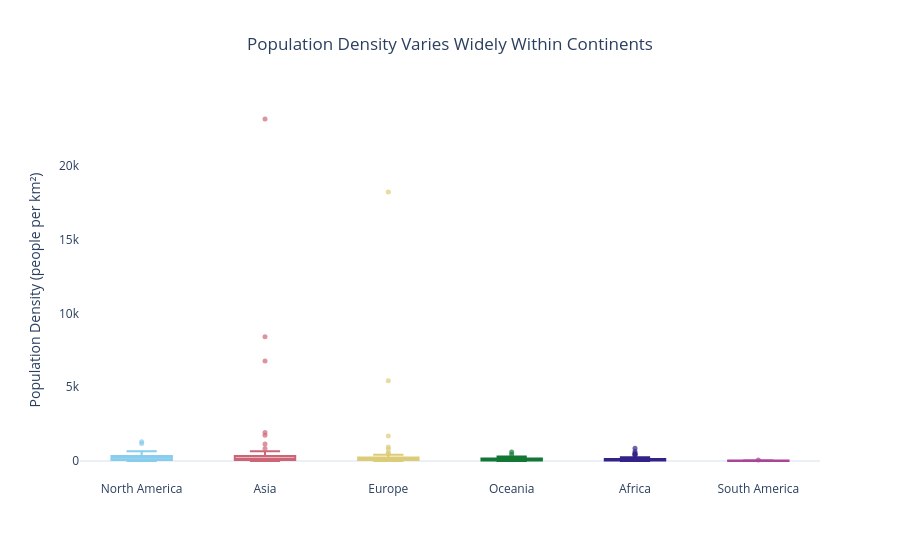

The cell this chart's notebook holds for it:
### Markdown cell above
**Justification:** 

I'm using a box plot because it represents the distribution and spread of population density across the six continents. It helps us to compare countries with different densities easily.

### Code cell
# Q4 - How crowded are the continents?

# Sort continents by median population density
continent_order = (
    df.groupby('Continent')['Density']
    .median()
    .sort_values(ascending=False)
    .index.tolist()
)

# Create box plot
fig = px.box(
    df,
    x='Continent',
    y='Density',
    color='Continent',
    category_orders={'Continent': continent_order},
    points='outliers',
    hover_name='Country',
    hover_data={
        'Density': ':.2f',
        'Country': True,
        'Continent': False
    },
    title='Population Density Varies Widely Within Continents',
    labels={
        'Continent': '',
        'Density': 'Population Density (people per km²)'
    },
    color_discrete_sequence=px.colors.qualitative.Safe
)

# Improve chart appearance
fig.update_layout(
    template='plotly_white',
    title_x=0.5,
    xaxis_showgrid=False,
    yaxis_showgrid=False,
    showlegend=False
)

fig.update_traces(
    marker=dict(size=5, opacity=0.7)
)

fig.show()

### Figure 1 — Plotly figure (JSON) as saved in the notebook; plotly's stock layout.template omitted (floating-point values rounded to 4 significant figures)
{"data": [{"alignmentgroup": "True", "boxpoints": "outliers", "customdata": [["Anguilla"], ["Antigua and Barbuda"], ["Aruba"], ["Bahamas"], ["Barbados"], ["Belize"], ["Bermuda"], ["British Virgin Islands"], ["Canada"], ["Cayman Islands"], ["Costa Rica"], ["Cuba"], ["Curacao"], ["Dominica"], ["Dominican Republic"], ["El Salvador"], ["Greenland"], ["Grenada"], ["Guadeloupe"], ["Guatemala"], ["Haiti"], ["Honduras"], ["Jamaica"], ["Martinique"], ["Mexico"], ["Montserrat"], ["Nicaragua"], ["Panama"], ["Puerto Rico"], ["Saint Barthelemy"], ["Saint Kitts and Nevis"], ["Saint Lucia"], ["Saint Martin"], ["Saint Pierre and Miquelon"], ["Saint Vincent and the Grenadines"], ["Sint Maarten"], ["Trinidad and Tobago"], ["Turks and Caicos Islands"], ["United States"], ["United States Virgin Islands"]], "hovertemplate": "<b>%{hovertext}</b><br><br>Population Density (people per km²)=%{y:.2f}<br>Country=%{customdata[0]}<extra></extra>", "hovertext": ["Anguilla", "Antigua and Barbuda", "Aruba", "Bahamas", "Barbados", "Belize", "Bermuda", "British Virgin Islands", "Canada", "Cayman Islands", "Costa Rica", "Cuba", "Curacao", "Dominica", "Dominican Republic", "El Salvador", "Greenland", "Grenada", "Guadeloupe", "Guatemala", "Haiti", "Honduras", "Jamaica", "Martinique", "Mexico", "Montserrat", "Nicaragua", "Panama", "Puerto Rico", "Saint Barthelemy", "Saint Kitts and Nevis", "Saint Lucia", "Saint Martin", "Saint Pierre and Miquelon", "Saint Vincent and the Grenadines", "Sint Maarten", "Trinidad and Tobago", "Turks and Caicos Islands", "United States", "United States Virgin Islands"], "legendgroup": "North America", "marker": {"color": "rgb(136, 204, 238)", "opacity": 0.7, "size": 5}, "name": "North America", "notched": false, "offsetgroup": "North America", "orientation": "v", "showlegend": true, "type": "box", "x": ["North America", "North America", "North America", "North America", "North America", "North America", "North America", "North America", "North America", "North America", "North America", "North America", "North America", "North America", "North America", "North America", "North America", "North America", "North America", "North America", "North America", "North America", "North America", "North America", "North America", "North America", "North America", "North America", "North America", "North America", "North America", "North America", "North America", "North America", "North America", "North America", "North America", "North America", "North America", "North America"], "x0": " ", "xaxis": "x", "y": [174.3, 212.1, 591.4, 29.4, 655.0, 17.65, 1189.0, 207.3, 3.851, 260.2, 101.4, 102.0, 430.5, 96.85, 230.7, 301.1, 0.0261, 364.6, 243.1, 163.9, 417.5, 92.74, 257.2, 325.8, 64.91, 43.04, 53.3, 58.46, 366.7, 522.2, 182.6, 292.0, 599.8, 24.22, 267.2, 1299.0, 298.4, 48.21, 36.09, 286.6], "y0": " ", "yaxis": "y"}, {"alignmentgroup": "True", "boxpoints": "outliers", "customdata": [["Afghanistan"], ["Armenia"], ["Azerbaijan"], ["Bahrain"], ["Bangladesh"], ["Bhutan"], ["Brunei"], ["Cambodia"], ["China"], ["Georgia"], ["Hong Kong"], ["India"], ["Indonesia"], ["Iran"], ["Iraq"], ["Israel"], ["Japan"], ["Jordan"], ["Kazakhstan"], ["Kuwait"], ["Kyrgyzstan"], ["Laos"], ["Lebanon"], ["Macau"], ["Malaysia"], ["Maldives"], ["Mongolia"], ["Myanmar"], ["Nepal"], ["North Korea"], ["Oman"], ["Pakistan"], ["Palestine"], ["Philippines"], ["Qatar"], ["Saudi Arabia"], ["Singapore"], ["South Korea"], ["Sri Lanka"], ["Syria"], ["Taiwan"], ["Tajikistan"], ["Thailand"], ["Timor-Leste"], ["Turkey"], ["Turkmenistan"], ["United Arab Emirates"], ["Uzbekistan"], ["Vietnam"], ["Yemen"]], "hovertemplate": "<b>%{hovertext}</b><br><br>Population Density (people per km²)=%{y:.2f}<br>Country=%{customdata[0]}<extra></extra>", "hovertext": ["Afghanistan", "Armenia", "Azerbaijan", "Bahrain", "Bangladesh", "Bhutan", "Brunei", "Cambodia", "China", "Georgia", "Hong Kong", "India", "Indonesia", "Iran", "Iraq", "Israel", "Japan", "Jordan", "Kazakhstan", "Kuwait", "Kyrgyzstan", "Laos", "Lebanon", "Macau", "Malaysia", "Maldives", "Mongolia", "Myanmar", "Nepal", "North Korea", "Oman", "Pakistan", "Palestine", "Philippines", "Qatar", "Saudi Arabia", "Singapore", "South Korea", "Sri Lanka", "Syria", "Taiwan", "Tajikistan", "Thailand", "Timor-Leste", "Turkey", "Turkmenistan", "United Arab Emirates", "Uzbekistan", "Vietnam", "Yemen"], "legendgroup": "Asia", "marker": {"color": "rgb(204, 102, 119)", "opacity": 0.7, "size": 5}, "name": "Asia", "notched": false, "offsetgroup": "Asia", "orientation": "v", "showlegend": true, "type": "box", "x": ["Asia", "Asia", "Asia", "Asia", "Asia", "Asia", "Asia", "Asia", "Asia", "Asia", "Asia", "Asia", "Asia", "Asia", "Asia", "Asia", "Asia", "Asia", "Asia", "Asia", "Asia", "Asia", "Asia", "Asia", "Asia", "Asia", "Asia", "Asia", "Asia", "Asia", "Asia", "Asia", "Asia", "Asia", "Asia", "Asia", "Asia", "Asia", "Asia", "Asia", "Asia", "Asia", "Asia", "Asia", "Asia", "Asia", "Asia", "Asia", "Asia", "Asia"], "x0": " ", "xaxis": "x", "y": [63.06, 93.48, 119.6, 1924.0, 1160.0, 20.38, 77.88, 92.62, 146.9, 53.72, 6783.0, 431.1, 144.7, 53.73, 101.5, 435.2, 328.0, 126.3, 7.119, 239.6, 33.16, 31.8, 525.2, 23170.0, 102.6, 1746.0, 2.173, 80.08, 207.6, 216.3, 14.79, 267.4, 844.1, 337.5, 232.6, 16.94, 8416.0, 517.1, 332.8, 119.5, 660.2, 69.55, 139.7, 90.18, 108.9, 13.18, 112.9, 77.4, 296.4, 63.82], "y0": " ", "yaxis": "y"}, {"alignmentgroup": "True", "boxpoints": "outliers", "customdata": [["Albania"], ["Andorra"], ["Austria"], ["Belarus"], ["Belgium"], ["Bosnia and Herzegovina"], ["Bulgaria"], ["Croatia"], ["Cyprus"], ["Czech Republic"], ["Denmark"], ["Estonia"], ["Faroe Islands"], ["Finland"], ["France"], ["Germany"], ["Gibraltar"], ["Greece"], ["Guernsey"], ["Hungary"], ["Iceland"], ["Ireland"], ["Isle of Man"], ["Italy"], ["Jersey"], ["Latvia"], ["Liechtenstein"], ["Lithuania"], ["Luxembourg"], ["Malta"], ["Moldova"], ["Monaco"], ["Montenegro"], ["Netherlands"], ["North Macedonia"], ["Norway"], ["Poland"], ["Portugal"], ["Romania"], ["Russia"], ["San Marino"], ["Serbia"], ["Slovakia"], ["Slovenia"], ["Spain"], ["Sweden"], ["Switzerland"], ["Ukraine"], ["United Kingdom"], ["Vatican City"]], "hovertemplate": "<b>%{hovertext}</b><br><br>Population Density (people per km²)=%{y:.2f}<br>Country=%{customdata[0]}<extra></extra>", "hovertext": ["Albania", "Andorra", "Austria", "Belarus", "Belgium", "Bosnia and Herzegovina", "Bulgaria", "Croatia", "Cyprus", "Czech Republic", "Denmark", "Estonia", "Faroe Islands", "Finland", "France", "Germany", "Gibraltar", "Greece", "Guernsey", "Hungary", "Iceland", "Ireland", "Isle of Man", "Italy", "Jersey", "Latvia", "Liechtenstein", "Lithuania", "Luxembourg", "Malta", "Moldova", "Monaco", "Montenegro", "Netherlands", "North Macedonia", "Norway", "Poland", "Portugal", "Romania", "Russia", "San Marino", "Serbia", "Slovakia", "Slovenia", "Spain", "Sweden", "Switzerland", "Ukraine", "United Kingdom", "Vatican City"], "legendgroup": "Europe", "marker": {"color": "rgb(221, 204, 119)", "opacity": 0.7, "size": 5}, "name": "Europe", "notched": false, "offsetgroup": "Europe", "orientation": "v", "showlegend": true, "type": "box", "x": ["Europe", "Europe", "Europe", "Europe", "Europe", "Europe", "Europe", "Europe", "Europe", "Europe", "Europe", "Europe", "Europe", "Europe", "Europe", "Europe", "Europe", "Europe", "Europe", "Europe", "Europe", "Europe", "Europe", "Europe", "Europe", "Europe", "Europe", "Europe", "Europe", "Europe", "Europe", "Europe", "Europe", "Europe", "Europe", "Europe", "Europe", "Europe", "Europe", "Europe", "Europe", "Europe", "Europe", "Europe", "Europe", "Europe", "Europe", "Europe", "Europe", "Europe"], "x0": " ", "xaxis": "x", "y": [98.87, 170.6, 106.6, 45.93, 381.8, 63.14, 61.17, 71.22, 135.3, 133.1, 136.5, 29.32, 38.11, 16.37, 117.1, 233.5, 5442.0, 78.68, 811.6, 107.1, 3.62, 71.48, 147.8, 195.9, 955.0, 28.67, 245.8, 42.11, 250.4, 1688.0, 96.7, 18230.0, 45.4, 419.7, 81.42, 16.78, 127.5, 111.5, 82.47, 8.464, 551.8, 81.73, 115.1, 104.6, 93.99, 23.43, 211.7, 65.79, 277.9, 510.0], "y0": " ", "yaxis": "y"}, {"alignmentgroup": "True", "boxpoints": "outliers", "customdata": [["American Samoa"], ["Australia"], ["Cook Islands"], ["Fiji"], ["French Polynesia"], ["Guam"], ["Kiribati"], ["Marshall Islands"], ["Micronesia"], ["Nauru"], ["New Caledonia"], ["New Zealand"], ["Niue"], ["Northern Mariana Islands"], ["Palau"], ["Papua New Guinea"], ["Samoa"], ["Solomon Islands"], ["Tokelau"], ["Tonga"], ["Tuvalu"], ["Vanuatu"], ["Wallis and Futuna"]], "hovertemplate": "<b>%{hovertext}</b><br><br>Population Density (people per km²)=%{y:.2f}<br>Country=%{customdata[0]}<extra></extra>", "hovertext": ["American Samoa", "Australia", "Cook Islands", "Fiji", "French Polynesia", "Guam", "Kiribati", "Marshall Islands", "Micronesia", "Nauru", "New Caledonia", "New Zealand", "Niue", "Northern Mariana Islands", "Palau", "Papua New Guinea", "Samoa", "Solomon Islands", "Tokelau", "Tonga", "Tuvalu", "Vanuatu", "Wallis and Futuna"], "legendgroup": "Oceania", "marker": {"color": "rgb(17, 119, 51)", "opacity": 0.7, "size": 5}, "name": "Oceania", "notched": false, "offsetgroup": "Oceania", "orientation": "v", "showlegend": true, "type": "box", "x": ["Oceania", "Oceania", "Oceania", "Oceania", "Oceania", "Oceania", "Oceania", "Oceania", "Oceania", "Oceania", "Oceania", "Oceania", "Oceania", "Oceania", "Oceania", "Oceania", "Oceania", "Oceania", "Oceania", "Oceania", "Oceania", "Oceania", "Oceania"], "x0": " ", "xaxis": "x", "y": [222.5, 3.403, 72.08, 50.88, 73.5, 312.9, 161.8, 229.7, 162.6, 603.2, 15.61, 19.17, 7.439, 106.8, 39.34, 21.91, 78.25, 25.06, 155.9, 143.0, 435.1, 26.81, 81.49], "y0": " ", "yaxis": "y"}, {"alignmentgroup": "True", "boxpoints": "outliers", "customdata": [["Algeria"], ["Angola"], ["Benin"], ["Botswana"], ["Burkina Faso"], ["Burundi"], ["Cameroon"], ["Cape Verde"], ["Central African Republic"], ["Chad"], ["Comoros"], ["Djibouti"], ["DR Congo"], ["Egypt"], ["Equatorial Guinea"], ["Eritrea"], ["Eswatini"], ["Ethiopia"], ["Gabon"], ["Gambia"], ["Ghana"], ["Guinea"], ["Guinea-Bissau"], ["Ivory Coast"], ["Kenya"], ["Lesotho"], ["Liberia"], ["Libya"], ["Madagascar"], ["Malawi"], ["Mali"], ["Mauritania"], ["Mauritius"], ["Mayotte"], ["Morocco"], ["Mozambique"], ["Namibia"], ["Niger"], ["Nigeria"], ["Republic of the Congo"], ["Reunion"], ["Rwanda"], ["Sao Tome and Principe"], ["Senegal"], ["Seychelles"], ["Sierra Leone"], ["Somalia"], ["South Africa"], ["South Sudan"], ["Sudan"], ["Tanzania"], ["Togo"], ["Tunisia"], ["Uganda"], ["Western Sahara"], ["Zambia"], ["Zimbabwe"]], "hovertemplate": "<b>%{hovertext}</b><br><br>Population Density (people per km²)=%{y:.2f}<br>Country=%{customdata[0]}<extra></extra>", "hovertext": ["Algeria", "Angola", "Benin", "Botswana", "Burkina Faso", "Burundi", "Cameroon", "Cape Verde", "Central African Republic", "Chad", "Comoros", "Djibouti", "DR Congo", "Egypt", "Equatorial Guinea", "Eritrea", "Eswatini", "Ethiopia", "Gabon", "Gambia", "Ghana", "Guinea", "Guinea-Bissau", "Ivory Coast", "Kenya", "Lesotho", "Liberia", "Libya", "Madagascar", "Malawi", "Mali", "Mauritania", "Mauritius", "Mayotte", "Morocco", "Mozambique", "Namibia", "Niger", "Nigeria", "Republic of the Congo", "Reunion", "Rwanda", "Sao Tome and Principe", "Senegal", "Seychelles", "Sierra Leone", "Somalia", "South Africa", "South Sudan", "Sudan", "Tanzania", "Togo", "Tunisia", "Uganda", "Western Sahara", "Zambia", "Zimbabwe"], "legendgroup": "Africa", "marker": {"color": "rgb(51, 34, 136)", "opacity": 0.7, "size": 5}, "name": "Africa", "notched": false, "offsetgroup": "Africa", "orientation": "v", "showlegend": true, "type": "box", "x": ["Africa", "Africa", "Africa", "Africa", "Africa", "Africa", "Africa", "Africa", "Africa", "Africa", "Africa", "Africa", "Africa", "Africa", "Africa", "Africa", "Africa", "Africa", "Africa", "Africa", "Africa", "Africa", "Africa", "Africa", "Africa", "Africa", "Africa", "Africa", "Africa", "Africa", "Africa", "Africa", "Africa", "Africa", "Africa", "Africa", "Africa", "Africa", "Africa", "Africa", "Africa", "Africa", "Africa", "Africa", "Africa", "Africa", "Africa", "Africa", "Africa", "Africa", "Africa", "Africa", "Africa", "Africa", "Africa", "Africa", "Africa"], "x0": " ", "xaxis": "x", "y": [18.85, 28.55, 118.6, 4.519, 83.06, 463.1, 58.71, 147.1, 8.956, 13.8, 449.4, 48.31, 42.22, 110.7, 59.71, 31.33, 69.2, 111.7, 8.925, 253.2, 140.3, 56.37, 58.29, 87.33, 93.09, 75.96, 47.61, 3.872, 50.44, 172.2, 18.22, 4.595, 637.0, 871.9, 83.88, 41.13, 3.109, 20.69, 236.6, 17.46, 387.9, 523.1, 235.9, 88.03, 237.0, 120.0, 27.6, 49.05, 17.61, 24.85, 69.3, 155.8, 75.52, 195.6, 2.165, 26.6, 41.77], "y0": " ", "yaxis": "y"}, {"alignmentgroup": "True", "boxpoints": "outliers", "customdata": [["Argentina"], ["Bolivia"], ["Brazil"], ["Chile"], ["Colombia"], ["Ecuador"], ["Falkland Islands"], ["French Guiana"], ["Guyana"], ["Paraguay"], ["Peru"], ["Suriname"], ["Uruguay"], ["Venezuela"]], "hovertemplate": "<b>%{hovertext}</b><br><br>Population Density (people per km²)=%{y:.2f}<br>Country=%{customdata[0]}<extra></extra>", "hovertext": ["Argentina", "Bolivia", "Brazil", "Chile", "Colombia", "Ecuador", "Falkland Islands", "French Guiana", "Guyana", "Paraguay", "Peru", "Suriname", "Uruguay", "Venezuela"], "legendgroup": "South America", "marker": {"color": "rgb(170, 68, 153)", "opacity": 0.7, "size": 5}, "name": "South America", "notched": false, "offsetgroup": "South America", "orientation": "v", "showlegend": true, "type": "box", "x": ["South America", "South America", "South America", "South America", "South America", "South America", "South America", "South America", "South America", "South America", "South America", "South America", "South America", "South America"], "x0": " ", "xaxis": "x", "y": [16.37, 11.13, 25.28, 25.93, 45.43, 65.02, 0.3105, 3.646, 3.762, 16.67, 26.49, 3.773, 18.91, 30.88], "y0": " ", "yaxis": "y"}], "layout": {"boxmode": "overlay", "legend": {"title": {"text": ""}, "tracegroupgap": 0}, "showlegend": false, "title": {"text": "Population Density Varies Widely Within Continents", "x": 0.5}, "xaxis": {"anchor": "y", "categoryarray": ["North America", "Asia", "Europe", "Oceania", "Africa", "South America"], "categoryorder": "array", "domain": [0, 1], "showgrid": false, "title": {"text": ""}}, "yaxis": {"anchor": "x", "domain": [0, 1], "showgrid": false, "title": {"text": "Population Density (people per km²)"}}}}
